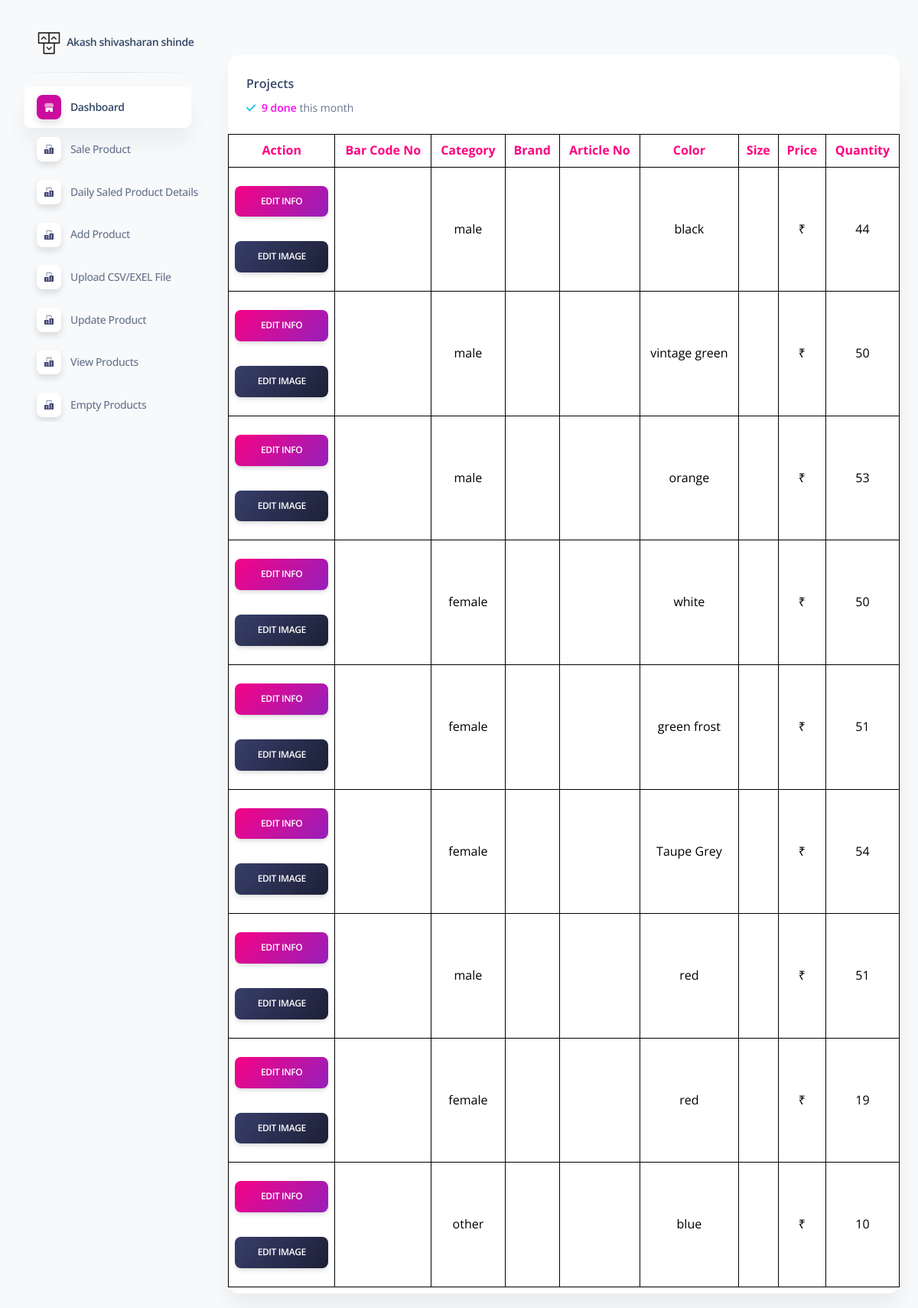
/admin-dashboard/pages/update_product_all.php (signed in), run on an earlier commit of the app's database.
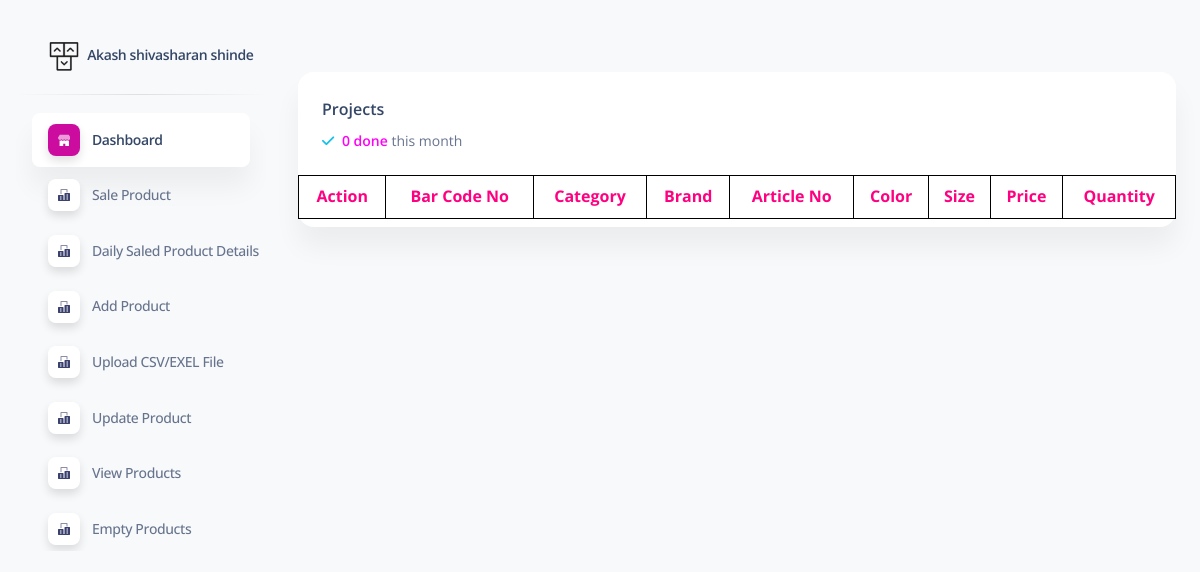
And on a later commit of the database.
### tables this page shows
CREATE TABLE `main_shoes` (
  `id` int(11) NOT NULL,
  `product_id` varchar(200) NOT NULL,
  `bar_code_no` varchar(13) DEFAULT NULL,
  `product_seller_email_id` varchar(200) DEFAULT NULL,
  `side` varchar(500) DEFAULT NULL,
  `up` varchar(500) DEFAULT NULL,
  `bottom` varchar(500) DEFAULT NULL,
  `back` varchar(500) DEFAULT NULL,
  `category` varchar(200) NOT NULL,
  `male_category` varchar(255) DEFAULT NULL,
  `female_category` varchar(255) DEFAULT NULL,
  `child_male_category` varchar(255) DEFAULT NULL,
  `child_female_category` varchar(255) DEFAULT NULL,
  `other_category` varchar(255) DEFAULT NULL,
  `artical_no` varchar(255) NOT NULL,
  `brand_name` varchar(500) NOT NULL,
  `product_color` varchar(500) NOT NULL,
  `quantity` varchar(500) NOT NULL,
  `product_size` varchar(255) NOT NULL,
  `original_price` int(200) NOT NULL,
  `sell_price` int(200) NOT NULL,
  `created_at` timestamp NOT NULL DEFAULT current_timestamp(),
  `updated_at` timestamp NULL DEFAULT NULL ON UPDATE current_timestamp()
);

### admin-dashboard/pages/update_product_all.php (the view, shortened to what this page needs)
<?php
require '../../conf/db.php';
$email_id = $_SESSION['admin'];
$admin_query = "SELECT full_name, email_id FROM admin WHERE email_id = ?";
$stmt = $conn->prepare($admin_query);
$stmt->bindParam(1, $email_id, PDO::PARAM_INT);
$stmt->execute();
$admin_details = $stmt->fetch(PDO::FETCH_OBJ);
if ($admin_details) {
    $full_name = $admin_details->full_name;
} else {
    echo "Admin details not found.";
    exit();
}
try {
    $stmt = $conn->prepare("SELECT * FROM main_shoes");
    $stmt->execute();
    $shoes = $stmt->fetchAll(PDO::FETCH_ASSOC);
    $totalDoneThisMonth = count($shoes);
} catch (PDOException $e) {
    echo "Query failed: " . $e->getMessage();
}
?>
<!DOCTYPE html>
<html lang="en">
<head>
  <link href="../assets/css/nucleo-icons.css" rel="stylesheet" />
  <link href="../assets/css/nucleo-svg.css" rel="stylesheet" />
  <link href="../assets/css/nucleo-svg.css" rel="stylesheet" />
  <link id="pagestyle" href="../assets/css/soft-ui-dashboard.css?v=1.0.7" rel="stylesheet" />
</head>
<body class="g-sidenav-show  bg-gray-100">
      <?php include '../config/sidebar.php'; ?>
  <main class="main-content position-relative max-height-vh-100 h-100 border-radius-lg ">
      <?php include '../config/nav.php'; ?>
    <div class="container-fluid py-4">
      <div class="row my-4">
        <div class="col-lg-12 col-md-6 mb-md-0 mb-4">
          <div class="card">
            <div class="card-header pb-0">
              <div class="row">
                <div class="col-lg-6 col-7">
                  <h6>Projects</h6>
                  <p class="text-sm mb-0">
                    <i class="fa fa-check text-info" aria-hidden="true"></i>
                    <span class="font-weight-bold ms-1" style="color:#ff00f7"><?php echo $totalDoneThisMonth; ?> done</span> this month
                  </p>
                </div>
              </div>
            </div>
            <div class="card-body px-0 pb-2">
              <div class="table-responsive">
              <table class="table-bordered">
                  <thead style="color: #FF0080;">
                    <tr>
                      <th>Action</th>
                      <th>Bar Code No</th>
                      <th>Category</th>
                      <th>Brand</th>
                      <th>Article No</th>
                      <th>Color</th>
                      <th>Size</th>
                      <th>Price</th>
                      <th>Quantity</th>
                    </tr>
                  </thead>
                  <tbody style="color: black;">
                    <?php foreach ($shoes as $shoe): ?>
                      <tr>
                        <td>
                          <a class="btn bg-gradient-primary mt-3 w-100" href="../../address/update_product.php?bar_code_no=<?php echo htmlspecialchars($shoe['bar_code_no']); ?>">
                            <span class="text-xs font-weight-bold">Edit Info</span>
                          </a>
                          <br>
                          <a class="btn bg-gradient-dark mt-3 w-100" href="../../address/update_product_image.php?bar_code_no=<?php echo htmlspecialchars($shoe['bar_code_no']); ?>">
                            <span class="text-xs font-weight-bold">Edit Image</span>
                          </a>
                        </td>
                        <td><?php echo htmlspecialchars($shoe['bar_code_no']); ?></td>
                        <td><?php echo htmlspecialchars($shoe['category']); ?></td>
                        <td><?php echo htmlspecialchars($shoe['brand_name']); ?></td>
                        <td><?php echo htmlspecialchars($shoe['artical_no']); ?></td>
                        <td><?php echo htmlspecialchars($shoe['product_color']); ?></td>
                        <td><?php echo htmlspecialchars($shoe['product_size']); ?></td>
                        <td><?php echo htmlspecialchars($shoe['original_price']); ?> ₹</td>
                        <td><?php echo htmlspecialchars($shoe['quantity']); ?></td>
                      </tr>
                    <?php endforeach; ?>
                  </tbody>
                </table>
              </div>
            </div>
          </div>
        </div>
      </div>
    </div>
  </main>
</body>
</html>

### admin-dashboard/config/sidebar.php (shortened to what this page needs)
<aside class="sidenav navbar navbar-vertical navbar-expand-xs border-0 border-radius-xl my-3 fixed-start ms-3 " id="sidenav-main">
  <div class="sidenav-header">
    <a class="navbar-brand m-0" target="_blank">
      <img src="../assets/img/logo-ct-dark.png" class="navbar-brand-img h-100" alt="main_logo">
      <span class="ms-1 font-weight-bold"><?php echo $full_name; ?></span>
    </a>
  </div>
  <hr class="horizontal dark mt-0">
  <div class="collapse navbar-collapse  w-auto " id="sidenav-collapse-main">
    <ul class="navbar-nav">
      <li class="nav-item">
        <a class="nav-link  active" href="../pages/dashboard.php">
          <div class="icon icon-shape icon-sm shadow border-radius-md bg-white text-center me-2 d-flex align-items-center justify-content-center">
          </div>
          <span class="nav-link-text ms-1">Dashboard</span>
        </a>
      </li>
      <li class="nav-item">
        <a class="nav-link  " href="../../admin-dashboard/pages/manage_daily.php">
          <div class="icon icon-shape icon-sm shadow border-radius-md bg-white text-center me-2 d-flex align-items-center justify-content-center">
          </div>
          <span class="nav-link-text ms-1">Sale Product</span>
        </a>
      </li>
      <li class="nav-item">
        <a class="nav-link  " href="../../admin-dashboard/pages/display_daily_report.php">
          <div class="icon icon-shape icon-sm shadow border-radius-md bg-white text-center me-2 d-flex align-items-center justify-content-center">
          </div>
          <span class="nav-link-text ms-1">Daily Saled Product Details</span>
        </a>
      </li>
      <li class="nav-item">
        <a class="nav-link  " href="../../address/add_product.php">
          <div class="icon icon-shape icon-sm shadow border-radius-md bg-white text-center me-2 d-flex align-items-center justify-content-center">
          </div>
          <span class="nav-link-text ms-1">Add Product</span>
        </a>
      </li>
      <li class="nav-item">
        <a class="nav-link  " href="../new/upload_csv_exel.php">
          <div class="icon icon-shape icon-sm shadow border-radius-md bg-white text-center me-2 d-flex align-items-center justify-content-center">
          </div>
          <span class="nav-link-text ms-1">Upload CSV/EXEL File</span>
        </a>
      </li>
      <li class="nav-item">
        <a class="nav-link  " href="../pages/update_product_all.php">
          <div class="icon icon-shape icon-sm shadow border-radius-md bg-white text-center me-2 d-flex align-items-center justify-content-center">
          </div>
          <span class="nav-link-text ms-1">Update Product</span>
        </a>
      </li>
      <li class="nav-item">
        <a class="nav-link  " href="../new/list.php">
          <div class="icon icon-shape icon-sm shadow border-radius-md bg-white text-center me-2 d-flex align-items-center justify-content-center">
          </div>
          <span class="nav-link-text ms-1">View Products</span>
        </a>
      </li>
      <li class="nav-item">
        <a class="nav-link  " href="../new/empty_product.php">
          <div class="icon icon-shape icon-sm shadow border-radius-md bg-white text-center me-2 d-flex align-items-center justify-content-center">
          </div>
          <span class="nav-link-text ms-1">Empty Products</span>
        </a>
      </li>
    </ul>
  </div>
</aside>

### admin-dashboard/config/nav.php (shortened to what this page needs)
<nav class="navbar navbar-main navbar-expand-lg px-0 mx-4 shadow-none border-radius-xl" id="navbarBlur" navbar-scroll="true">
  <div class="container-fluid py-1 px-3">
  </div>
</nav>

### admin-dashboard/assets/css/nucleo-svg.css (style rules this page uses)
.icon { display: inline-block; color: #111111; height: 1em; width: 1em; }
.icon-sm { height: 0.8em; width: 0.8em; }
.icon { fill: currentColor; stroke: none; }

### admin-dashboard/pages/update_product_all.php (style rules this page uses)
.table-bordered { border: 1px solid black; border-collapse: collapse; }
.table-bordered th, .table-bordered td { border: 1px solid black; padding: 8px; text-align: center; }
table { width: 100%; }

What changed in the data, as far as the page shows it:
removed main_shoes: category "male", product_color "black", quantity "44"
removed main_shoes: category "male", product_color "vintage green", quantity "50"
removed main_shoes: category "male", product_color "orange", quantity "53"
removed main_shoes: category "female", product_color "white", quantity "50"
removed main_shoes: category "female", product_color "green frost", quantity "51"
removed main_shoes: category "female", product_color "Taupe Grey", quantity "54"
removed main_shoes: category "male", product_color "red", quantity "51"
removed main_shoes: category "female", product_color "red", quantity "19"
removed main_shoes: category "other", product_color "blue", quantity "10"
Also different on the page:
$totalDoneThisMonth: "9" → "0"
